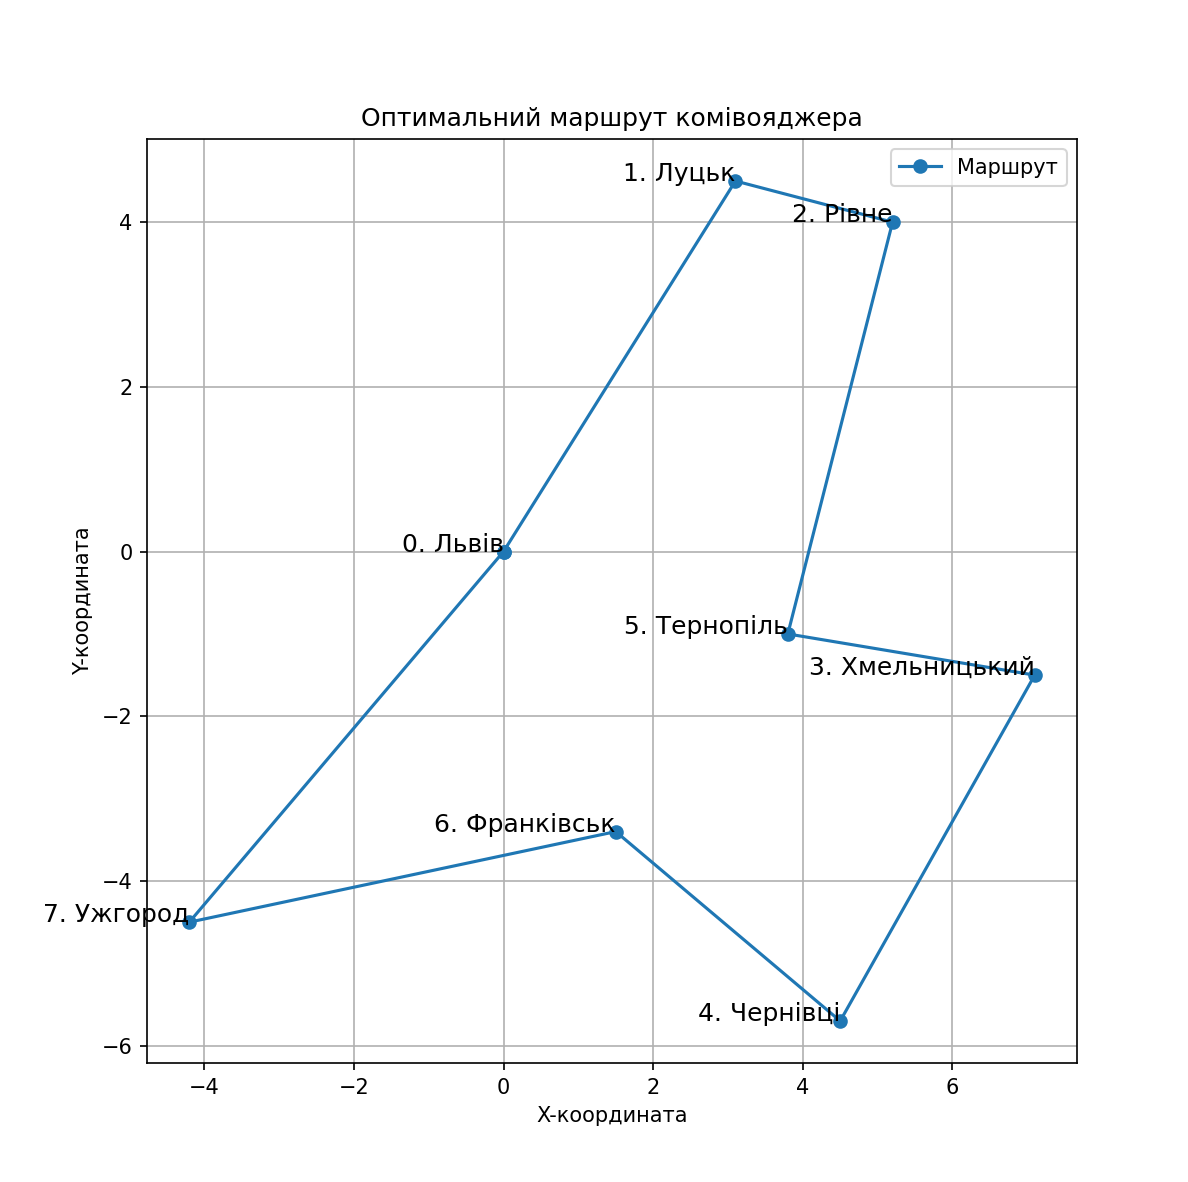

Generate this figure with Python:
import itertools
import matplotlib.pyplot as plt
import numpy as np
import module

def traveling_salesman_brute_forse(distance_matrix):
    num_cities = len(distance_matrix)
    cities = list(range(num_cities))
    best_route = None
    best_distance = float('inf')

    i = 0
    for perm in itertools.permutations(cities[1:]):
        print(f"{i + 1}. {perm}")
        route = [0] + list(perm) + [0]
        distance = sum(
            distance_matrix[route[i]][route[i + 1]] for i in range(num_cities)
        )
        if distance < best_distance:
            best_distance = distance
            best_route = route
        i += 1

    return best_route, round(best_distance, 2)

def plot_route(cities, route):
    """
    Візуалізує маршрут комівояжера.

    Аргументи:
        cities: список координат міст та їх назви:
            [(x1, y1, 'місто 1'), (x2, y2, 'місто 2'), ...].
        route: список міст у порядку відвідування.
    """
    x = [cities[i][0] for i in route]
    y = [cities[i][1] for i in route]

    plt.figure(figsize=(8, 8))
    plt.plot(x, y, '-o', label="Маршрут")
    # plt.scatter(x, y, c='red', label="Міста")
    
    for i, (xi, yi, name) in enumerate(cities):
        plt.text(xi, yi, f"{i}. {name}", fontsize=12, ha='right')

    plt.title("Оптимальний маршрут комівояджера")
    plt.xlabel("X-координата")
    plt.ylabel("Y-координата")
    plt.legend()
    plt.grid()
    plt.show()

city_coords = [
    (0, 0, 'Львів'),
    (3.1, 4.5, 'Луцьк'),
    (5.2, 4, 'Рівне'),
    (7.1, -1.5, 'Хмельницький'),
    (4.5, -5.7, 'Чернівці'),
    (3.8, -1, 'Тернопіль'),
    (1.5, -3.4, 'Франківськ'),
    (-4.2, -4.5, 'Ужгород')
]

"""
Кількість можливих маршрутів C = (n - 1)!
    Де n - це кількість міст.

Задача для заходу України (8 міст) має:
    5040 можливих маршрутів.

Така ж задача для 26 має:
    15 511 210 043 330 985 984 000 000 можливих маршрутів.
"""

distance_matrix = module.calculate_distance_matrix(city_coords)
best_route, best_distance = traveling_salesman_brute_forse(distance_matrix)
print(f"Найкращий маршрут: {best_route}")
print(f"Загальна відстань: {best_distance}")

plot_route(city_coords, best_distance)
